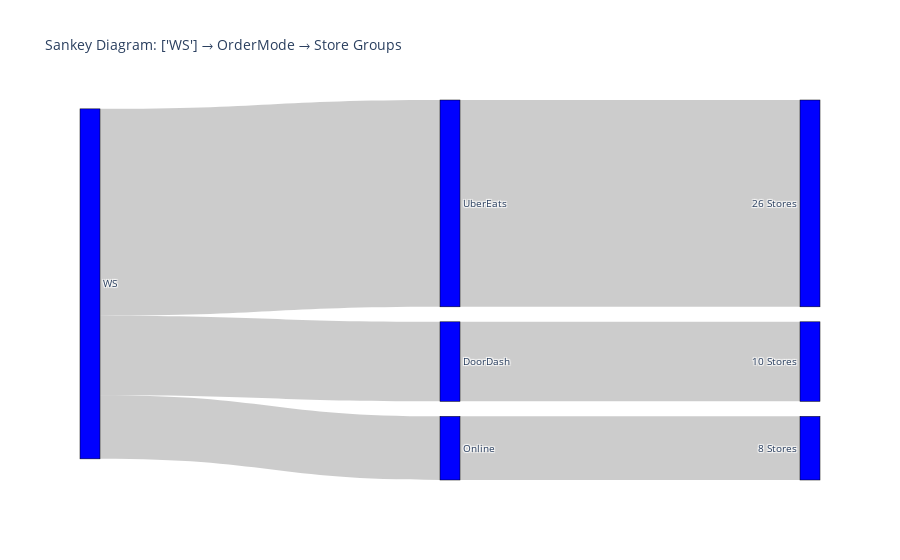

Here is the notebook cell this chart was saved with:
### Code cell
data=aux[aux['Brand']=="WS"]

less_rev_share_unit_Count(data)

### Figure 1 — Plotly figure (JSON) as saved in the notebook; plotly's stock layout.template omitted (floating-point values rounded to 4 significant figures)
{"data": [{"link": {"source": [0, 0, 0, 3, 5, 1], "target": [3, 5, 1, 4, 6, 2], "value": [10, 8, 26, 10, 8, 26]}, "node": {"color": "blue", "label": ["WS", "UberEats", "26 Stores", "DoorDash", "10 Stores", "Online", "8 Stores"], "line": {"color": "black", "width": 0.5}, "pad": 15, "thickness": 20}, "type": "sankey"}], "layout": {"font": {"size": 10}, "title": {"text": "Sankey Diagram: ['WS'] → OrderMode → Store Groups"}}}
